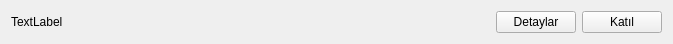
<?xml version="1.0" encoding="UTF-8"?>
<ui version="4.0">
 <class>SurveyItemWidget</class>
 <widget class="QWidget" name="SurveyItemWidget">
  <property name="geometry">
   <rect>
    <x>0</x>
    <y>0</y>
    <width>673</width>
    <height>43</height>
   </rect>
  </property>
  <property name="windowTitle">
   <string>survey item</string>
  </property>
  <layout class="QGridLayout" name="gridLayout">
   <item row="0" column="0">
    <widget class="QLabel" name="label">
     <property name="sizePolicy">
      <sizepolicy hsizetype="Expanding" vsizetype="Expanding">
       <horstretch>4</horstretch>
       <verstretch>7</verstretch>
      </sizepolicy>
     </property>
     <property name="styleSheet">
      <string notr="true">
border-color: rgb(255, 235, 249);
font: 11pt &quot;Sans Serif&quot;;</string>
     </property>
     <property name="text">
      <string>TextLabel</string>
     </property>
    </widget>
   </item>
   <item row="0" column="1">
    <widget class="QPushButton" name="infoButton">
     <property name="text">
      <string>Detaylar</string>
     </property>
    </widget>
   </item>
   <item row="0" column="2">
    <widget class="QPushButton" name="joinButton">
     <property name="text">
      <string>Katıl</string>
     </property>
    </widget>
   </item>
  </layout>
 </widget>
 <resources/>
 <connections/>
</ui>
